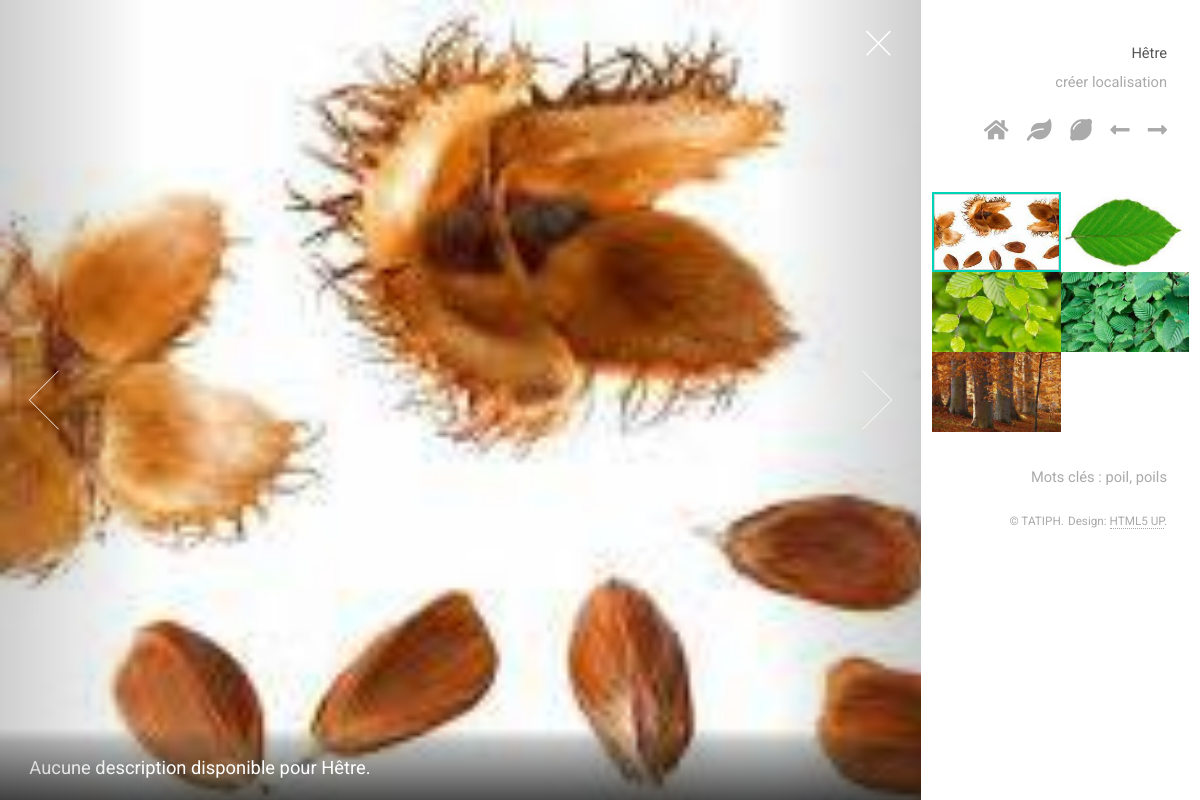
The app's page /description/2/ with its own data.
### catalogue/models.py (models this page shows)
class Species(models.Model):
    name = models.CharField(max_length=200, unique=True)
    name_leaf = models.CharField(max_length=200, unique=False, blank=True)
    name_fruit = models.CharField(max_length=200, unique=True, blank=True)
    file_leaf = models.CharField(max_length=200, unique=True, blank=True)
    file_fruit = models.CharField(max_length=200, unique=True, blank=True)
    description = models.CharField(max_length=100000, unique=True, blank=True)
    folder_gallery = models.CharField(max_length=200, unique=True, blank=True)
    keywords = models.CharField(max_length=1000, unique=False, blank=True)
    user_name= models.CharField(max_length=200, unique=False, blank=True)
    loc = models.CharField(max_length=200, unique=False, blank=True)

### description/views.py (the view)
# urls.py: path('<int:id>/', views.description, name="description"), # URL de chaque espèce : /description/[id espèce]
def description(request, id):
    if id == 0:
        return redirect('/description/' + str(Species.objects.count()))
    if id > Species.objects.count():
        return redirect('/description/1')
    species = get_object_or_404(Species, id=id)
    normalized_name = normalize_name(species.name.lower())
    gallery_folder = Path(settings.BASE_DIR) / "catalogue" / "gallery" / f"{normalized_name}_gallery"
    images_path = []
    if gallery_folder.exists() and gallery_folder.is_dir():
        for file in gallery_folder.iterdir():
            if file.suffix.lower() in ['.png', '.jpg', '.jpeg', '.gif']:
                images_path.append(f"/catalogue/gallery/{normalized_name}_gallery/{file.name}")
    description_folder = Path(settings.BASE_DIR) / "description" / "descriptions"
    description_file = description_folder / f"{normalized_name}.txt"
    try:
        if description_file.exists() and description_file.is_file():
            with description_file.open('r', encoding='utf-8') as file:
                species.description = file.read()
        else:
            species.description = f"Aucune description disponible pour {species.name}."
    except Exception as e:
        species.description = f"Erreur lors de la lecture de la description : {e}"
    print("Nom normalisé :", normalized_name)
    print("Chemin galerie :", gallery_folder)
    print("Images trouvées :", images_path)
    print("Chemin description :", description_file)
    print("Description :", species.description)
    context = {
        **model_to_dict(species),
        'images_path': images_path,
        'is_red': request.user.is_authenticated,
    }
    return render(request, 'description/description.html', context)

### description/views.py (called while the page is built)
def normalize_name(input_str):
    no_accents = ''.join(c for c in normalize('NFD', input_str) if c.isascii())
    return no_accents.replace(' ', '_')

### description/templates/description/description.html (shortened to what this page needs)
{% load static %}
<!DOCTYPE HTML>
<html>
	<head>
		<link rel="stylesheet" href="{% static 'description/assets/css/main.css' %}" />
	</head>
	<body class="is-preload-0 is-preload-1 is-preload-2">
		<div id="main">
			<header id="header">
				<h1>{{ name }}</h1>
				<p>créer localisation</p>
				<ul class="icons">
					<li><a href="/accueil" class="icon solid fa-home"><span class="label">Accueil</span></a></li>
					<li><a href="/catalogue/feuilles/" class="icon solid fa-leaf"><span class="label">Vers catalogue_feuilles</span></a></li>
					<li><a href="/catalogue/fruits/" class="icon solid fa-lemon"><span class="label">Vers catalogue_fruits</span></a></li>
					<li><a href="/description/{{ id|add:-1 }}" class="icon solid fa-long-arrow-alt-left"><span class="label">Espèce précédente</span></a></li>
					<li><a href="/description/{{ id|add:1 }}" class="icon solid fa-long-arrow-alt-right"><span class="label">Espèce suivante</span></a></li>
				</ul>
			</header>
			<section id="thumbnails">
				{% if images_path %}
					{% for image in images_path %}
					<article>
						<a class="thumbnail" href="{{ image }}" data-position="left center">
							<img src="{{ image }}" alt="Image de la galerie" />
						</a>
						<h2>{{ description }}</h2>
					</article>
					{% endfor %}
				{% else %}
					<p>Aucune image trouvée pour cette espèce.</p>
				{% endif %}
			</section>
			<footer id="footer">
				<p>Mots clés : {{ keywords }}</p>
				<ul class="copyright">
					<li>&copy; TATIPH.</li><li>Design: <a href="http://html5up.net">HTML5 UP</a>.</li>
				</ul>
			</footer>
		</div>
	</body>
</html>

### records on screen
Species: name "Hêtre", images_path "Aucune description disponible pour Hêtre.", keywords "poil, poils"
